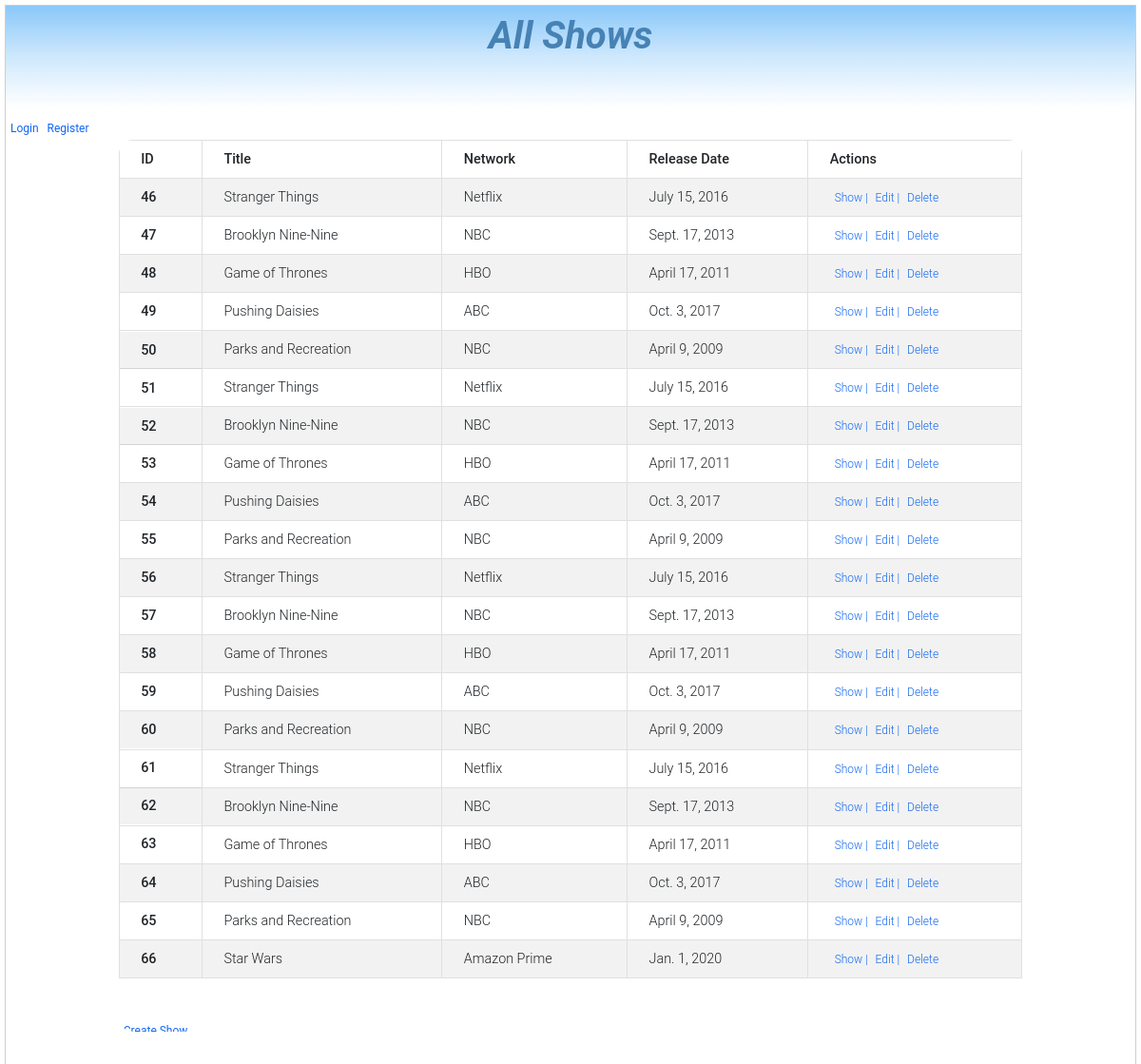
The app's page /shows/, older data.
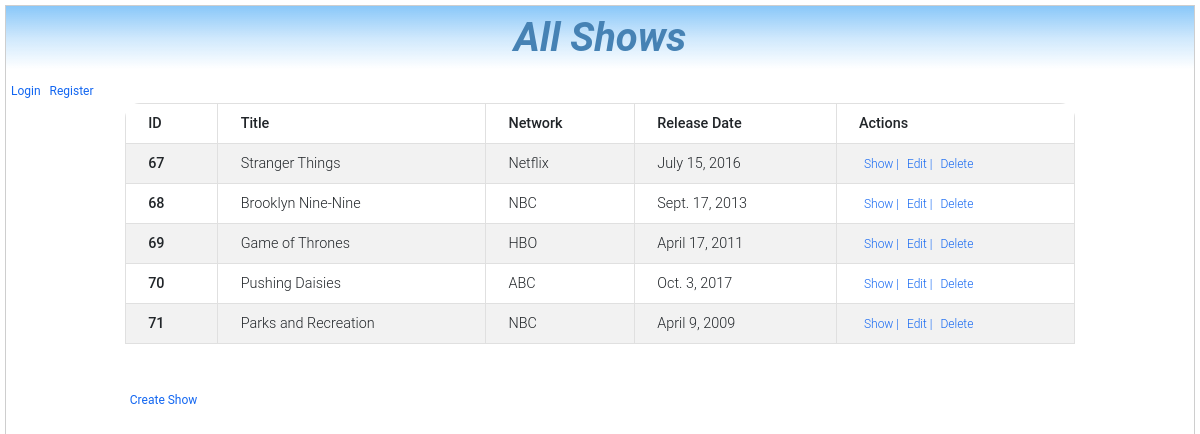
The same page, newer data.
### shows/models.py (models this page shows)
class Shows(models.Model):
    title       = models.CharField(max_length=45)
    network     = models.CharField(max_length=45)
    email       = models.CharField(max_length=100)
    release_date= models.DateField()
    description  = models.CharField(max_length=255)
    created_at  = models.DateTimeField(auto_now_add=True)
    updated_at  = models.DateTimeField(auto_now=True)
    objects     = ShowsManager()

### shows/views.py (the view)
# urls.py: path('', include('shows.urls')),
def shows(request):
    context = {
        'shows' : Shows.objects.all()
    }
    return render(request, 'shows/index.html', context)

### shows/templates/shows/index.html (shortened to what this page needs)
{% extends 'shows/base.html' %}
{% block header%}
    <h1 class="d-flex justify-content-center page-title">All Shows</h1>
{% endblock %}
{% block content %}
        <div class="tableFixHead table-wrapper">
            <table id="dtBasicExample" class="table table-striped table-bordered table-sm" cellspacing="0" width="100%">
                <thead>
                    <tr>
                    <th scope="col">ID</th>
                    <th scope="col">Title</th>
                    <th scope="col">Network</th>
                    <th scope="col">Release Date</th>
                    <th scope="col">Actions</th>
                    </tr>
                </thead>
                <tbody>
                    {% for show in shows %}
                    <tr>
                    <th scope="row">{{show.id}}</th>
                    <td>{{show.title}}</td>
                    <td>{{show.network}}</td>
                    <td>{{show.release_date}}</td>
                    <td>
                        <a href="/shows/show/{{show.id}}">Show | </a>
                        <a href="/shows/edit/{{show.id}}">Edit | </a>
                        <a href="/shows/delete/{{show.id}}">Delete</a>
                    </td>
                    </tr>
                    {% empty %}
                    <p>No shows found.  Try <a href="{% url 'make_data' %}">here</a> (but be prepared to wait).</p>
                    {% endfor %}
            </table>
            <br>
            <a href="/shows/create_show">Create Show</a>
        </div>
{% endblock %}

### shows/templates/shows/base.html (shortened to what this page needs)
<!DOCTYPE html>
<html lang="en">
<head>
    {% load static %}
    <link rel="stylesheet" href="{% static 'shows/MDB5-STANDARD-UI-KIT-Free-3/css/mdb.min.css' %}">
    <link rel="stylesheet" href="{% static 'shows/css/styles.css' %}">
</head>
<body>
    <div class="wrapper">
        {% block header %}
        {% endblock %}
        <div>
            {% if request.session.logged_user %}
                <h3>Usuario: {{ request.session.logged_user }}</h3>
                <a href="/logout">Log Out</a>
            {% else %}
                <a href="/login">Login</a>
                <a href="/register">Register</a>
            {% endif %}
        </div>
        {% block content %}
        {% endblock %}
    </div>
</body>
</html>

### shows/static/shows/css/styles.css (style rules this page uses)
.tableFixHead { overflow: auto; height: 70%; width: 400px; }
.tableFixHead tbody th { position: sticky; left: 0; }
table { border-collapse: collapse; width: 100%; }
th, td { padding: 8px 16px; }
th { background:#eee; }
a { font-size: 12px; margin-left: 5px; }
.page-title { background: linear-gradient(#2196f387, #2196f338, #00bcd400); height: 8%; text-align: -webkit-center; font-style: italic; padding-top: 8px; color: steelblue; font-weight: bold; }
.wrapper { position: fixed; border: 1px solid rgb(206, 206, 206); margin: 5px; overflow: hidden; height: -webkit-fill-available; width: -webkit-fill-available; }
.table-wrapper { width: 80%; margin-left: 10%; border-radius: 15px; border-color: #0a6dee61; }

Row changes from the older to the newer data that the page shows:
removed Shows: id "46", title "Stranger Things", network "Netflix", release_date "July 15, 2016"
removed Shows: id "47", title "Brooklyn Nine-Nine", network "NBC", release_date "Sept. 17, 2013"
removed Shows: id "48", title "Game of Thrones", network "HBO", release_date "April 17, 2011"
removed Shows: id "49", title "Pushing Daisies", network "ABC", release_date "Oct. 3, 2017"
removed Shows: id "50", title "Parks and Recreation", network "NBC", release_date "April 9, 2009"
removed Shows: id "51", title "Stranger Things", network "Netflix", release_date "July 15, 2016"
removed Shows: id "52", title "Brooklyn Nine-Nine", network "NBC", release_date "Sept. 17, 2013"
removed Shows: id "53", title "Game of Thrones", network "HBO", release_date "April 17, 2011"
removed Shows: id "54", title "Pushing Daisies", network "ABC", release_date "Oct. 3, 2017"
removed Shows: id "55", title "Parks and Recreation", network "NBC", release_date "April 9, 2009"
removed Shows: id "56", title "Stranger Things", network "Netflix", release_date "July 15, 2016"
removed Shows: id "57", title "Brooklyn Nine-Nine", network "NBC", release_date "Sept. 17, 2013"
removed Shows: id "58", title "Game of Thrones", network "HBO", release_date "April 17, 2011"
removed Shows: id "59", title "Pushing Daisies", network "ABC", release_date "Oct. 3, 2017"
removed Shows: id "60", title "Parks and Recreation", network "NBC", release_date "April 9, 2009"
removed Shows: id "61", title "Stranger Things", network "Netflix", release_date "July 15, 2016"
removed Shows: id "62", title "Brooklyn Nine-Nine", network "NBC", release_date "Sept. 17, 2013"
removed Shows: id "63", title "Game of Thrones", network "HBO", release_date "April 17, 2011"
removed Shows: id "64", title "Pushing Daisies", network "ABC", release_date "Oct. 3, 2017"
removed Shows: id "65", title "Parks and Recreation", network "NBC", release_date "April 9, 2009"
removed Shows: id "66", title "Star Wars", network "Amazon Prime", release_date "Jan. 1, 2020"
added Shows: id "67", title "Stranger Things", network "Netflix", release_date "July 15, 2016"
added Shows: id "68", title "Brooklyn Nine-Nine", network "NBC", release_date "Sept. 17, 2013"
added Shows: id "69", title "Game of Thrones", network "HBO", release_date "April 17, 2011"
added Shows: id "70", title "Pushing Daisies", network "ABC", release_date "Oct. 3, 2017"
added Shows: id "71", title "Parks and Recreation", network "NBC", release_date "April 9, 2009"
